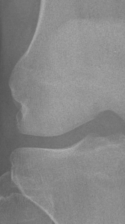
#> input picture data/single_split/pa_ap_L.png, 125 x 224 px
$ python split_single_knee_lr.py --img ../data/single_split/pa_ap_L.png
#> lines starting #> are read from the running program, lines starting #| are printed output that depends on the picture
# ============================================================
# 📁 scripts/split_single_knee_lr.py
# ------------------------------------------------------------
#  단일 무릎 X-ray(양쪽이 한 장에 있는 이미지) → L/R 자동 분리
#  - 입력: --img "원본 X-ray 경로" (양쪽 무릎이 함께 있는 정면 AP 이미지)
#  - 출력: out_dir 아래에 *_L.png, *_R.png 두 장 저장
#  - 이후 compare_knees_pair_test.py 에 바로 물려서 좌/우 비교 가능
# ============================================================

import os
import argparse
from pathlib import Path

import cv2
import numpy as np


def find_vertical_split(gray: np.ndarray) -> int:
    """
    한 장의 무릎 X-ray에서 좌/우를 나누는 세로 위치를 추정.
    - 가운데 30~70% 구간에서 세로 방향 밝기 평균을 보고,
      '무릎 사이 간격(틈)'을 찾는 방식.
    - 데이터 특성상 완벽하진 않지만, 대부분의 정면 AP 사진에서
      중앙부 틈(검거나 밝기 변화)이 존재한다는 가정.
    """

    h, w = gray.shape
    # 중앙 40% 구간만 사용 (가장자리 노이즈 제거)
    x_start = int(w * 0.3)
    x_end = int(w * 0.7)

    # 각 세로열(컬럼)마다 평균 밝기 계산
    col_mean = gray[:, x_start:x_end].mean(axis=0)

    # 무릎 사이 간격이 상대적으로 "어둡다"는 가정 → 최소값 위치 선택
    # 만약 데이터 특성에 따라 반대라면 argmax로 바꿀 수 있음.
    rel_idx = int(np.argmin(col_mean))
    split_x = x_start + rel_idx

    return split_x


def split_lr(img_path: str, out_dir: str) -> tuple[str, str]:
    """
    단일 X-ray를 불러와 좌/우 이미지로 분리하고 저장.
    반환값: (left_path, right_path)
    """
    img_path = Path(img_path)
    out_dir = Path(out_dir)
    out_dir.mkdir(parents=True, exist_ok=True)

    # 이미지 로드 (그레이스케일)
    gray = cv2.imread(str(img_path), cv2.IMREAD_GRAYSCALE)
    if gray is None:
        raise FileNotFoundError(f"이미지를 불러올 수 없습니다: {img_path}")

    h, w = gray.shape

    # 세로 분할 위치 추정
    split_x = find_vertical_split(gray)

    # 안정성 위해 최소/최대 범위 클램프
    split_x = max(int(w * 0.25), min(split_x, int(w * 0.75)))

    # 좌/우 슬라이스
    left = gray[:, :split_x]
    right = gray[:, split_x:]

    # PNG로 저장 (이후 파이프라인과 호환되도록)
    base = img_path.stem
    left_path = out_dir / f"{base}_L.png"
    right_path = out_dir / f"{base}_R.png"

    cv2.imwrite(str(left_path), left)
    cv2.imwrite(str(right_path), right)

    return str(left_path), str(right_path)


def main():
    parser = argparse.ArgumentParser(description="Single X-ray → L/R 자동 분리")
    parser.add_argument(
        "--img",
        required=True,
        help="양쪽 무릎이 함께 있는 X-ray 이미지 경로",
    )
    parser.add_argument(
        "--out_dir",
        default="data/single_split",
        help="분리된 L/R 이미지를 저장할 폴더 (기본: data/single_split)",
    )
    args = parser.parse_args()

    left_path, right_path = split_lr(args.img, args.out_dir)
#> in split_lr, gray is the input picture: shape (224, 125); min 85, max 173, mean 133.8
#> in find_vertical_split, `col_mean = gray[:, x_start:x_end].mean(axis=0)`: col_mean = 50 values, max 145 at index 30, min 133.5 at index 0, mean 142.4
#> in find_vertical_split, `rel_idx = int(np.argmin(col_mean))`: rel_idx = 0
#> in find_vertical_split, `split_x = x_start + rel_idx`: split_x = 37
#> in split_lr, `left = gray[:, :split_x]`:
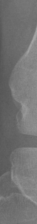
#> left: shape (224, 37); min 85, max 165, mean 114.6
#> in split_lr, `right = gray[:, split_x:]`:
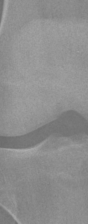
#> right: shape (224, 88); min 108, max 173, mean 142

    print("────────────────────────────")
    print("✅ L/R 자동 분리 완료")
    print(f"LEFT  저장 경로: {left_path}")
    print(f"RIGHT 저장 경로: {right_path}")
    print("────────────────────────────")
    print("이제 이 두 경로를 사용해서 좌/우 비교 스크립트에 넣으면 된다.")
    print("예시:")
    print(
        f"  python scripts/compare_knees_pair_test.py "
        f"--left \"{left_path}\" --right \"{right_path}\""
    )


if __name__ == "__main__":
    main()
